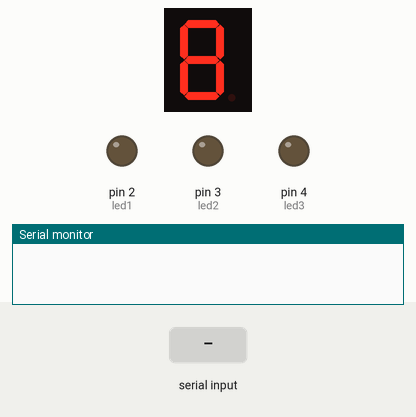
The sketch below on a simulated Arduino Uno, built with avr-gcc and run on an emulated ATmega328P. On the bench: 1-digit seven-segment display, output pins drawn as LEDs (lit = HIGH), the last lines printed to the serial monitor. Wiring (inferred from the names in the program): 1-digit 7-segment display, segments lit when LOW: segments pin 6, pin 7, pin 8, pin 9, pin 10, pin 11, pin 12. The test bench sets the inputs (shaded band). The segment pins are drawn as the display they are named for; pins used as bus, display or sensor lines are not drawn.

Above: at 1.2 s.
1.3 s: "4\n" received over Serial
At 1.8 s:
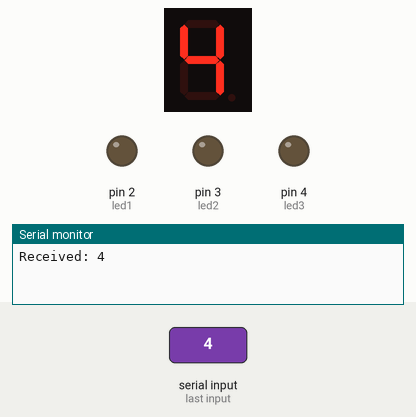
2.9 s: "90,45\n" received over Serial
At 3.6 s:
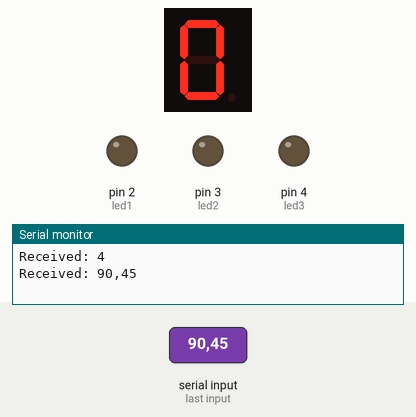
4.4 s: "1\n" received over Serial
At 5.6 s:
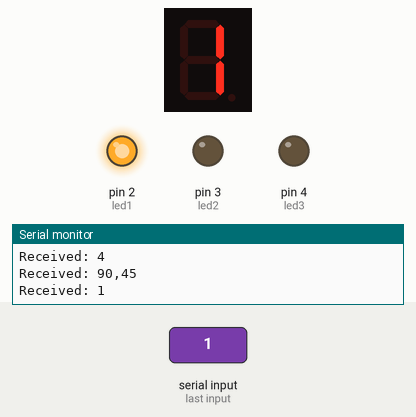
5.9 s: "2\n" received over Serial
At 7.0 s:
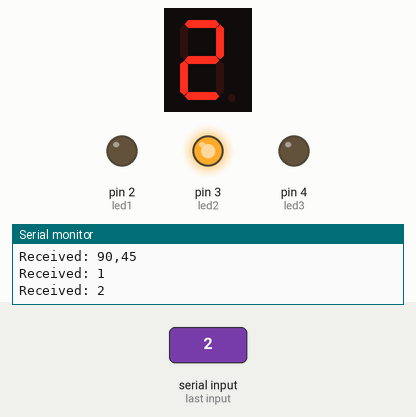
7.4 s: "3\n" received over Serial
At 8.1 s:
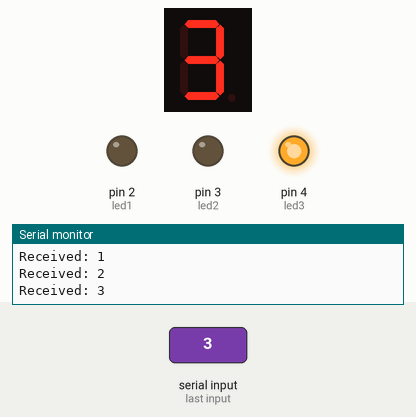
8.9 s: "5\n" received over Serial
At 9.9 s:
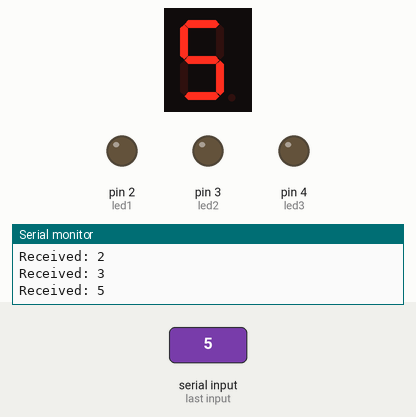
Timing chart, 0 to 11.4 s (numbered marks = the images above; inputs shaded):
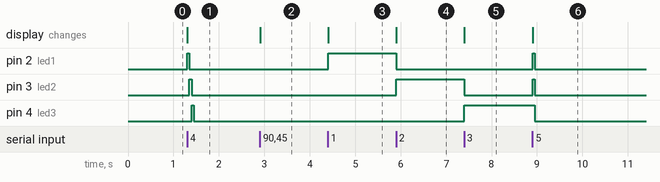

Measured:
- after the input at 1.3 s, pin 2 (led1): LOW → HIGH at once, → LOW 0.05 s later; pin 3 (led2): LOW → HIGH after 0.05 s, → LOW 0.05 s later; pin 4 (led3): LOW → HIGH after 0.10 s, → LOW 0.05 s later; the display: changes at once (image 1)
- after the input at 2.9 s, the display: changes at once (image 2)
- after the input at 4.4 s, pin 2 (led1): LOW → HIGH at once; the display: changes at once (image 3)
- after the input at 5.9 s, pin 2 (led1): HIGH → LOW at once; pin 3 (led2): LOW → HIGH at once; the display: changes at once (image 4)
- after the input at 7.4 s, pin 3 (led2): HIGH → LOW at once; pin 4 (led3): LOW → HIGH at once; the display: changes at once (image 5)
- after the input at 8.9 s, pin 2 (led1), pin 3 (led2): LOW → HIGH at once, → LOW 0.05 s later; pin 4 (led3): HIGH → LOW after 0.05 s; the display: changes at once (image 6)

The sketch:

bluetooth.ino
```cpp
/*
   ================================================================
   LƯU Ý: NGẮT CHÂN RX, TX CỦA HC-05 RA KHỎI UNO TRƯỚC KHI NẠP CODE
   ================================================================
*/

// Định nghĩa các chân kết nối LED 7 đoạn
const int a = 6;
const int b = 7;
const int c = 8;
const int d = 9;
const int e = 10;
const int f = 11;
const int g = 12;

// Định nghĩa các chân kết nối 5 bóng LED
const int led1 = 2;
const int led2 = 3;
const int led3 = 4;
const int key = 5;

int number[10][8] = {
  {0,0,0,0,0,0,1,1},//0
  {1,0,0,1,1,1,1,1},//1
  {0,0,1,0,0,1,0,1},//2
  {0,0,0,0,1,1,0,1},//3
  {1,0,0,1,1,0,0,1},//4
  {0,1,0,0,1,0,0,1},//5
  {0,1,0,0,0,0,0,1},//6
  {0,0,0,1,1,1,1,1},//7
  {0,0,0,0,0,0,0,1},//8
  {0,0,0,0,1,0,0,1}//9
 };


void numberShow(int i){
  if (i<0 || i >9) {
    i = 0;
  }
  for(int pin = 6; pin <= 12 ; pin++){
    digitalWrite(pin, number[i][pin-6]);
  }
}

void setup() {
  Serial.begin(9600);
  // Đặt các chân LED 7 đoạn là output
  pinMode(a, OUTPUT);

  pinMode(b, OUTPUT);
  pinMode(c, OUTPUT);
  pinMode(d, OUTPUT);
  pinMode(e, OUTPUT);
  pinMode(f, OUTPUT);
  pinMode(g, OUTPUT);

  // Đặt các chân 5 bóng LED là output
  pinMode(led1, OUTPUT);
  pinMode(led2, OUTPUT);
  pinMode(led3, OUTPUT);
  pinMode(key, OUTPUT);

  digitalWrite(key, HIGH);//HIGH: Data mode; LOW: Command mode
}

void loop() {
    if (Serial.available() > 0) {
    String data = Serial.readStringUntil('\n'); // Read the incoming data
    data.trim();
    numberShow(data.toInt());

    if (data.equalsIgnoreCase("1")){
      digitalWrite(led1, HIGH);
      digitalWrite(led2, LOW);
      digitalWrite(led3, LOW);
    }else if (data.equalsIgnoreCase("2")){
      digitalWrite(led1, LOW);
      digitalWrite(led2, HIGH);
      digitalWrite(led3, LOW);
    }else if (data.equalsIgnoreCase("3")){
      digitalWrite(led1, LOW);
      digitalWrite(led2, LOW);
      digitalWrite(led3, HIGH);
    }else if (data.equalsIgnoreCase("4")){
      digitalWrite(led1, HIGH);
      delay(50);
      digitalWrite(led1, LOW);
      digitalWrite(led2, HIGH);
      delay(50);
      digitalWrite(led2, LOW);
      digitalWrite(led3, HIGH);
      delay(50);
      digitalWrite(led3, LOW);
    }else if (data.equalsIgnoreCase("5")){
      digitalWrite(led1, HIGH);
      digitalWrite(led2, HIGH);
      digitalWrite(led3, HIGH);
      delay(50);
      digitalWrite(led1, LOW);
      digitalWrite(led2, LOW);
      digitalWrite(led3, LOW);
    }else{
      digitalWrite(led1, LOW);
      digitalWrite(led2, LOW);
      digitalWrite(led3, LOW);
    }
    Serial.println("Received: " + data); // Print the received data
  }
}
```
